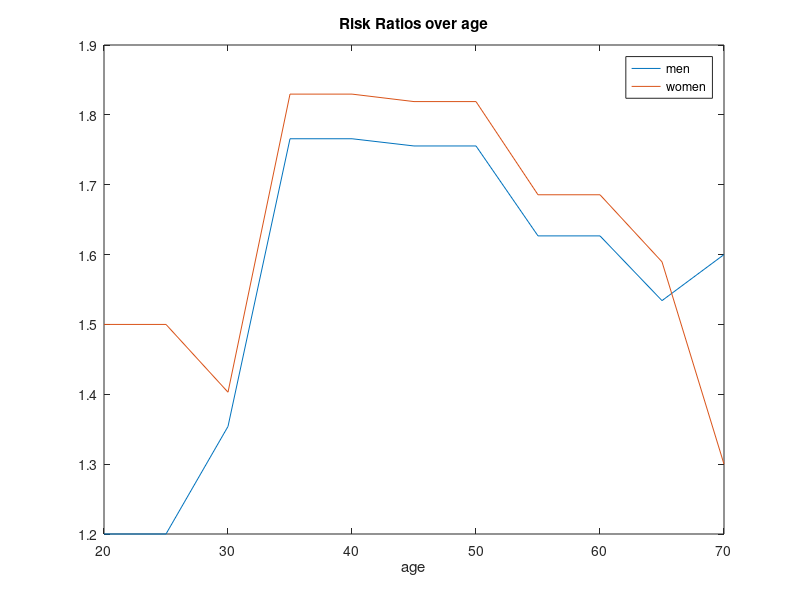
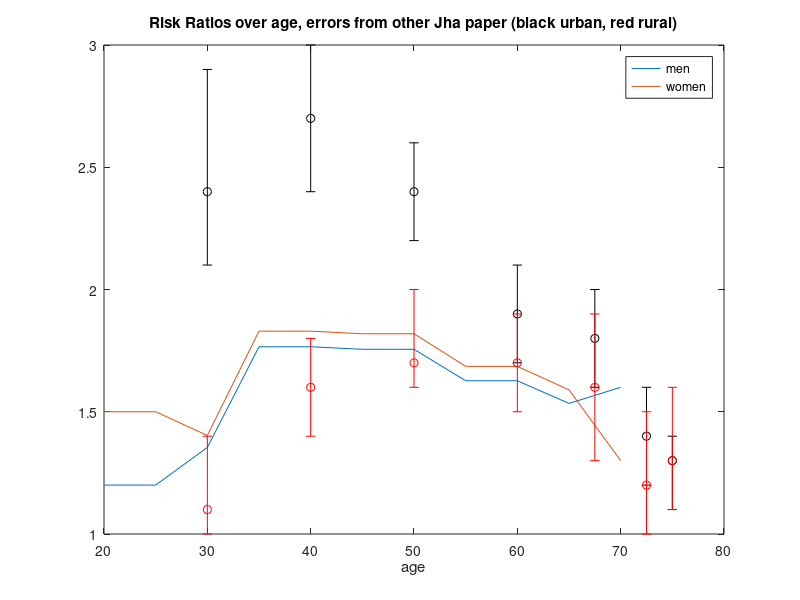
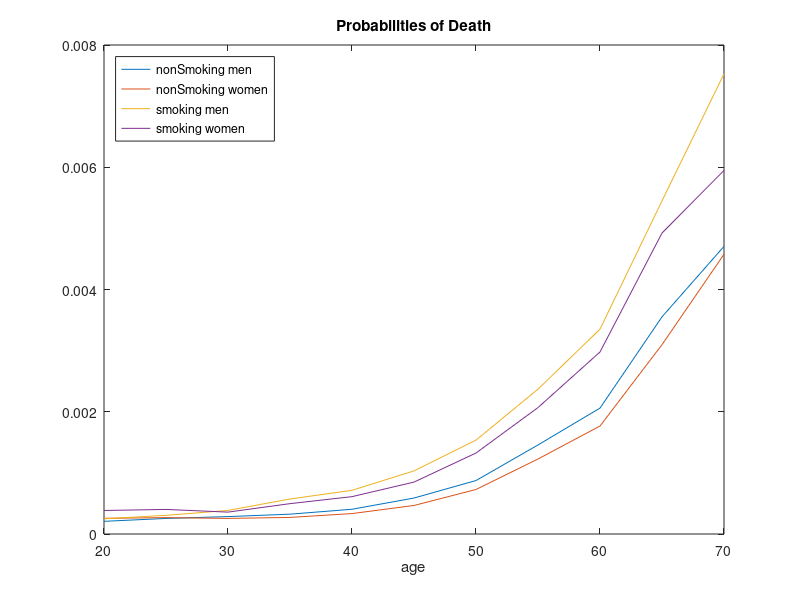
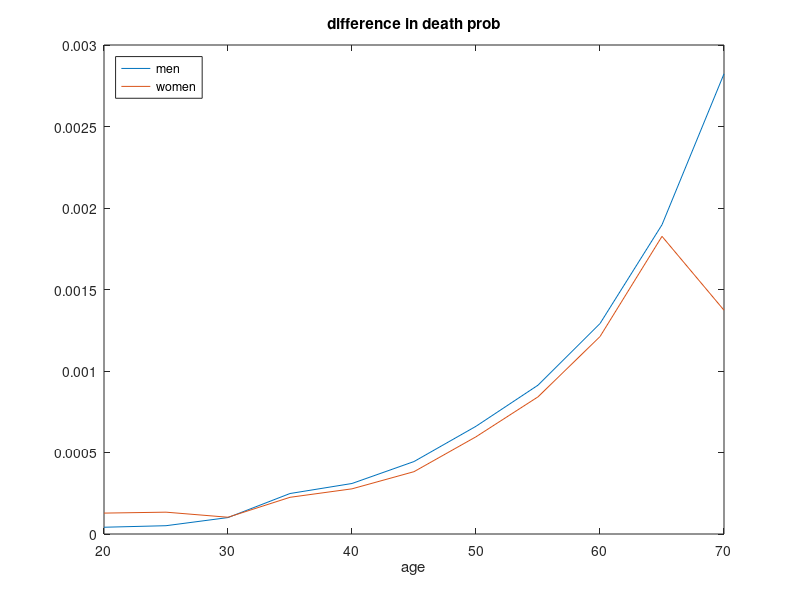

Reproduce these figures in MATLAB, in order.
function output = smokingMortalityMaker3_urbanRurShape

%calculation of smoking mortality
%matracies calculated on excel spreadsheet

t = 1/12;

ageBrac = [...
20	,	24	;...
25	,	29	;...
30	,	34	;...
35	,	39	;...
40	,	44	;...
45	,	49	;...
50	,	54	;...
55	,	59	;...
60	,	64	;...
65	,	69	;...
70	,	74	;...
];

%for all the following matracies, the first column is men, the 2nd women.
%men        %women

%from Indian smoking prevalence data from Jeremy
fracSmoker = [...
0.144027	,	0.020664	;...
0.302404	,	0.027755	;...
0.381743	,	0.038614	;...
0.415032	,	0.049292	;...
0.430601	,	0.036372	;...
0.424791	,	0.05139	    ;...
0.413023	,	0.070911	;...
0.406085	,	0.054887	;...
0.381571	,	0.059954	;...
0.300339	,	0.047119	;...
0.284613	,	0.0416405	;...
];

%this is the difference in death rate for smokers and nonsmokers(from
%paper)
riskRatio = [...
1.2	,	1.5	;...
1.2	,	1.5	;...
1.7	,	2	;...
1.7	,	2	;...
1.7	,	2	;...
1.7	,	2	;...
1.7	,	2	;...
1.7	,	2	;...
1.7	,	2	;...
1.7	,	2	;...
1.6	,	1.3	;...
];

%these are death rates for the whole Indian population, taken from WHO
%lifetables
PrOverallDeath = [...
0.000213311	,	0.000259133	;...
0.000269964	,	0.00027163	;...
0.000323281	,	0.000259133	;...
0.000427409	,	0.00028246	;...
0.000538188	,	0.000344107	;...
0.000777198	,	0.000486548	;...
0.001147674	,	0.000770536	;...
0.001827495	,	0.001273355	;...
0.00255257	,	0.00183914	;...
0.004122313	,	0.003183256	;...
0.005508937	,	0.004633399	;...
];

fracNonSmokers = 1-fracSmoker;
PrNonSmokerDeath = PrOverallDeath ./ ((fracSmoker.*riskRatio) + fracNonSmokers);
PrSmokerDeath = riskRatio .* PrNonSmokerDeath;

PrSmokerDeath = [...
0.000248806	,	0.000384725	;...
0.000305481	,	0.000401868	;...
0.000385609	,	0.000357987	;...
0.000572696	,	0.00049651	;...
0.000714668	,	0.000611168	;...
0.00103288	,	0.000849286	;...
0.001535571	,	0.001324673	;...
0.002369741	,	0.002068539	;...
0.003350996	,	0.002977676	;...
0.00544979	,	0.004923314	;...
0.007528648	,	0.005949102	;...
];

PrNonSmokerDeath = [...
0.000207338	,	0.000256483	;...
0.000254567	,	0.000267912	;...
0.000284797	,	0.000255163	;...
0.000324328	,	0.000271362	;...
0.000404728	,	0.000334027	;...
0.000588377	,	0.000466897	;...
0.000874733	,	0.000728243	;...
0.001456738	,	0.001227175	;...
0.00205994	,	0.001766527	;...
0.003552476	,	0.003097212	;...
0.004705405	,	0.004576232	;...
];


%folderName = 'C:\MATLAB701\work\smokingMortality';
folderName = 'C:\Users\Sze\Dropbox\TBproject\code\smokingMortality';

output = {PrNonSmokerDeath, PrSmokerDeath};


%other Jha paper for errors (article 2)
otherJhaAgeBrac = [...
30;...
40;...
50;...
60;...
67.5;...
72.5;...
75;...
];

urbanAve = [...
2.4	;...
2.7	;...
2.4	;...
1.9	;...
1.8	;...
1.4	;...
1.3	;...
];

urbanLower =[...
2.1	;...
2.4	;...
2.2	;...
1.7	;...
1.6	;...
1.2	;...
1.1	;...
];

urbanUpper =[...
2.9	;...
3	;...
2.6	;...
2.1	;...
2	;...
1.6	;...
1.4	;...
];

ruralAve = [...
1.1	;...
1.6	;...
1.7	;...
1.7	;...
1.6	;...
1.2	;...
1.3	;...
];

ruralLower =[...
1	;...
1.4	;...
1.6	;...
1.5	;...
1.3	;...
1	;...
1.1	;...
];

ruralUpper =[...
1.4	;...
1.8	;...
2	;...
1.9	;...
1.9	;...
1.5	;...
1.6	;...
];

riskRatio = output{2}./output{1};
plot(ageBrac(:,1),riskRatio);
title('Risk Ratios over age');
xlabel('age');
legend('men','women');
print('-dpng','-r300',[folderName '/riskRatios.png']);
hold on
errorbar(otherJhaAgeBrac, urbanAve, urbanAve-urbanLower, urbanUpper-urbanAve,'ko');
hold on
errorbar(otherJhaAgeBrac, ruralAve, ruralAve-ruralLower, ruralUpper-ruralAve,'ro');
title('Risk Ratios over age, errors from other Jha paper (black urban, red rural)');
print('-dpng','-r300',[folderName '/riskRatios_withErrors.png']);


figure
outputAll = [output{1},output{2}];
plot(ageBrac(:,1),outputAll);
leg = legend('nonSmoking men', 'nonSmoking women', 'smoking men', 'smoking women');
set(leg,'Location','NorthWest');
title('Probabilities of Death');
xlabel('age');
print('-dpng','-r300',[folderName '/probDeath_constantRR.png']);

figure
diff = output{2} - output{1};
plot(ageBrac(:,1),diff);
leg = legend('men','women');
set(leg,'Location','NorthWest');
title('difference in death prob');
xlabel('age');
print('-dpng','-r300',[folderName '/diff_constantRR.png']);

%this is the difference in death rate for smokers and nonsmokers(from
%paper)
USpaperAgeBrac = [...
30	,	34	;...
35	,	39	;...
40	,	44	;...
45	,	49	;...
50	,	54	;...
55	,	59	;...
60	,	64	;...
65	,	69	;...
70	,	74	;...
];

USpaperDiff = [...
2.06404;...
2.42129;...
2.38723;...
2.13251;...
1.81239;...
1.51751;...
1.28242;...
1.14802;...
1.01988;...
];
figure
plot(USpaperAgeBrac(:,1),USpaperDiff);
title('risk ratio from US paper (men only)');
xlabel('age');
print('-dpng','-r300',[folderName '/US_riskRatios.png']);
%



